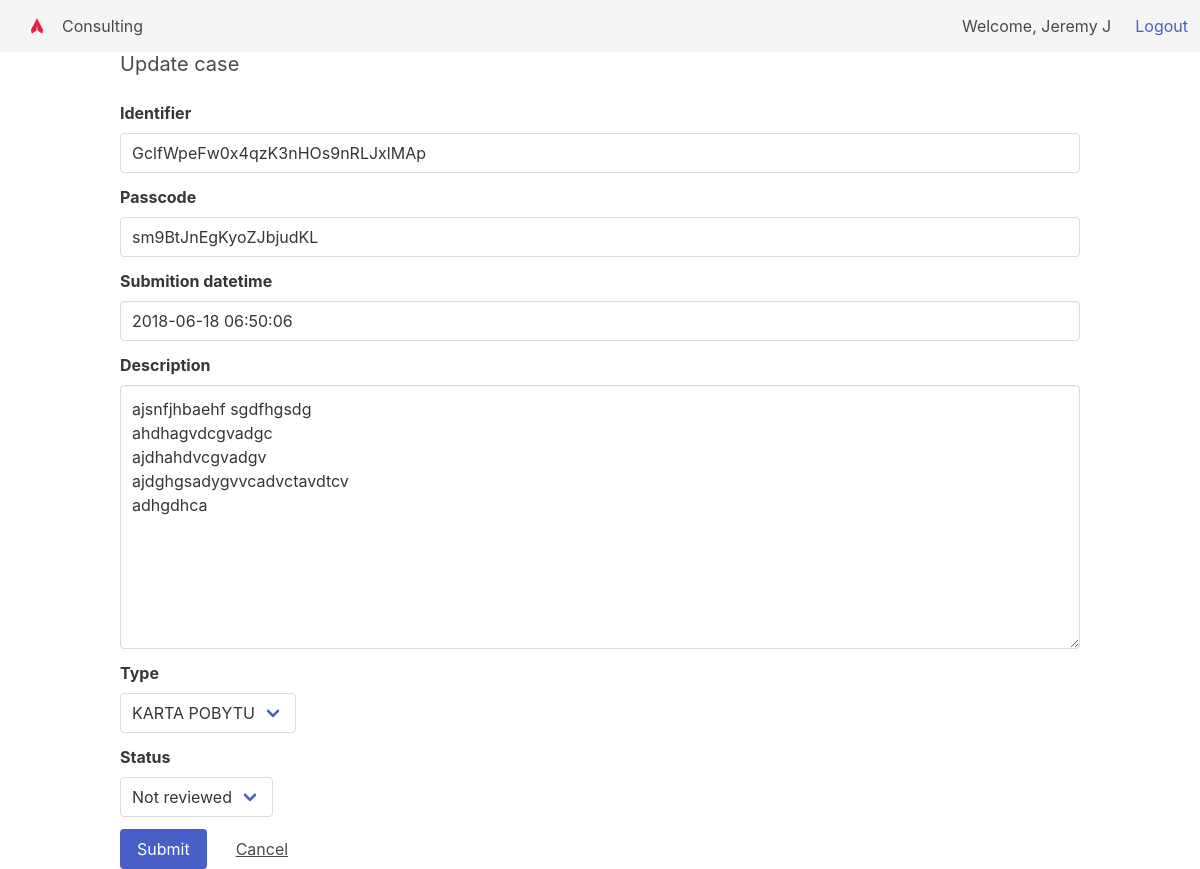
/cases/4/update/ (signed in), run on the app's committed database.
### api/models.py (models this page shows, shortened)
class User(AbstractBaseUser):
    email = models.EmailField(blank=False, null=True, unique=True)
    first_name = models.CharField(max_length=30)
    last_name = models.CharField(max_length=30)
    active = models.BooleanField(default=True)
    staff = models.BooleanField(default=False)
    admin = models.BooleanField(default=False)
    is_manager = models.BooleanField(default=False)
    is_employee = models.BooleanField(default=False)
    USERNAME_FIELD = 'email'
    REQUIRED_FIELDS = ['first_name','last_name']
    objects = UserManager()
    @property
    def full_name(self):
        return "{} {}".format(self.first_name, self.last_name)

class Case(models.Model):
    NA = 0
    ACCEPTED = 1
    DECLINED = 2
    choices = (
        (NA,"Not reviewed"),
        (ACCEPTED,"Accepted"),
        (DECLINED,"Declined"),
    )
    identifier = models.CharField(max_length=30, unique=True)
    passcode = models.CharField(max_length=20)
    submition_datetime = models.DateTimeField()
    description = models.CharField(max_length=500)
    status = models.IntegerField(choices=choices, default=NA)
    type = models.ForeignKey("api.CaseType", on_delete=models.PROTECT)
    executor = models.ForeignKey("api.Employee", on_delete=models.PROTECT,
                                 blank=True,
                                 null=True)

### api/views.py (the view)
# urls.py: url(r'cases/(?P<pk>\d+)/update/$',views.CaseUpdateView.as_view(), name='update'),
class CaseUpdateView(LoginRequiredMixin, UserPassesTestMixin, UpdateView):
    model = Case
    form_class = CaseForm
    template_name = 'update_case.html'
    success_url = reverse_lazy('dashboard')
    def test_func(self):
        test_result = self.request.user.is_manager
        if not test_result:
            messages.error(self.request, _("Permission denied!"))
        return test_result

### api/forms.py (shortened to what this page needs)
class CaseForm(forms.ModelForm):
    description = forms.CharField(widget=forms.Textarea)
    class Meta:
        model = Case
        fields=('identifier',
                'passcode',
                'submition_datetime',
                'description',
                'status',
                'type',
                'executor',)

### api/models.py (called while the page is built)
    def __str__(self):
        return self.name

### templates/update_case.html (shortened to what this page needs)
{% extends 'base.html' %}
{% load widget_tweaks %}
{% load static %}
{% block css %}
    <link rel="stylesheet" href="{% static 'css/style.css' %}">
{% endblock %}
{% block content %}
    {% include 'navbar.html' %}
    <div class="container">
        <h3 class="subtitle">Update case</h3>
        <form action="" method="post">
            <div class="field">
                <label class="label" for="{{ form.identifier.id_for_label}}">
                    {{ form.identifier.label }}
                </label>
                <div class="control">
                    {{ form.identifier|attr:"class:input"|attr:"readonly" }}
                </div>
            </div>
            <div class="field">
                <label class="label" for="{{ form.passcode.id_for_label}}">
                    {{ form.passcode.label }}
                </label>
                <div class="control">
                    {{ form.passcode|attr:"class:input"|attr:"readonly" }}
                </div>
            </div>
            <div class="field">
                <label class="label" for="{{ form.submition_datetime.id_for_label}}">
                    {{ form.submition_datetime.label }}
                </label>
                <div class="control">
                    {{ form.submition_datetime|attr:"class:input"|attr:"type:datetime" }}
                </div>
            </div>
        <div class="field">
            <label class="label" for="{{ form.description.id_for_label}}">
                {{ form.description.label }}
            </label>
            <div class="control">
                {{ form.description|attr:"class:textarea" }}
            </div>
        </div>
        <div class="field">
            <label class="label" for="{{ form.type.id_for_label}}">
                {{ form.type.label }}
            </label>
            <div class="control">
                <div class="select">
                    {{ form.type }}
                </div>
            </div>
        </div>
        <div class="field">
            <label class="label" for="{{ form.status.id_for_label}}">
                {{ form.status.label }}
            </label>
            <div class="control">
                <div class="select">
                    {{ form.status }}
                </div>
            </div>
        </div>
        <div class="field is-grouped">
            <div class="control">
                <button class="button is-link" type="submit">Submit</button>
            </div>
            <div class="control">
                <a class="button is-text" href="{% url 'dashboard' %}">Cancel</a>
            </div>
        </div>
        </form>
    </div>
{% endblock %}

### templates/navbar.html
{% load static %}
<nav class="navbar is-light" role="navigation" aria-label="main navigation">
        <div class="navbar-brand">
            <div class="navbar-item" href="#">
                <img src="{% static 'icons/logo.svg' %}" width="50" alt="Consulting">
                <h3>Consulting</h3>
            </div>
        </div>
        <div class="navbar-menu navbar-end">
            <div class="navbar-item">
                <h1>Welcome, {{ user.full_name }}</h1>
            </div>
            <div class="navbar-item">
                <a href="{% url 'logout' %}" class="is-link">Logout</a>
            </div>
        </div>
</nav>

### static/css/style.css (style rules this page uses)
body { height: 100%; }

### data on the page
User: full_name "Jeremy J"
Case: identifier "GclfWpeFw0x4qzK3nHOs9nRLJxlMAp", passcode "sm9BtJnEgKyoZJbjudKL", submition_datetime "2018-06-18 06:50:06", description "ajsnfjhbaehf sgdfhgsdg ahdhagvdcgvadgc ajdhahdvcgvadgv ajdghgsadygvvcadvctavdtcv adhgdhca", type "KARTA POBYTU", status "Not reviewed"
